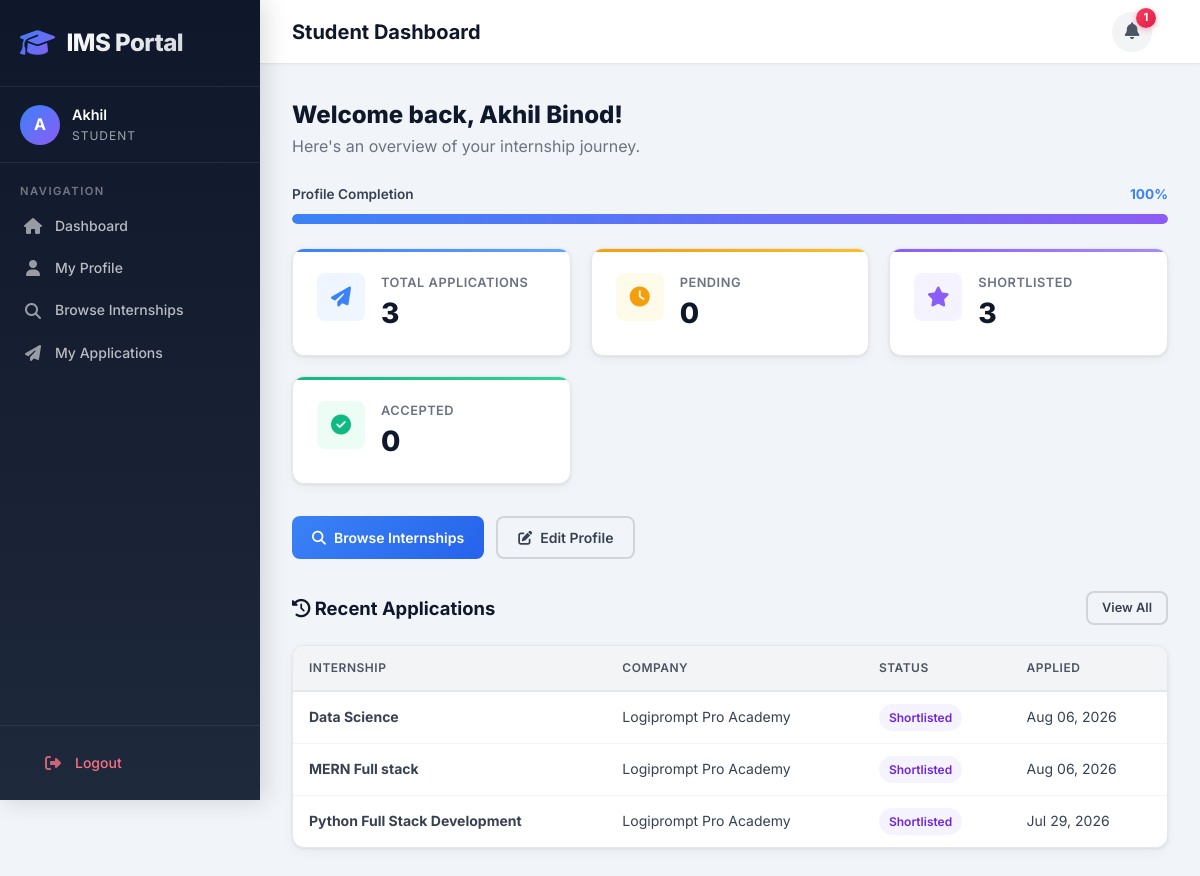
The page /students/ (signed in) on the database its author committed.
### accounts/models.py (models this page shows, shortened)
class User(AbstractUser):
    ROLE_CHOICES = (
        ('admin', 'Admin'),
        ('student', 'Student'),
        ('company', 'Company'),
    )
    email = models.EmailField(unique=True)
    role = models.CharField(max_length=10, choices=ROLE_CHOICES)
    objects = CustomUserManager()
    REQUIRED_FIELDS = ['email']
    @property
    def is_admin(self):
        return self.role == 'admin'
    @property
    def is_student(self):
        return self.role == 'student'

### students/models.py (models this page shows, shortened)
class StudentProfile(models.Model):
    user = models.OneToOneField(settings.AUTH_USER_MODEL, on_delete=models.CASCADE, related_name='student_profile')
    first_name = models.CharField(max_length=100, blank=True)
    last_name = models.CharField(max_length=100, blank=True)
    phone = models.CharField(max_length=20, blank=True)
    university = models.CharField(max_length=200, blank=True)
    degree = models.CharField(max_length=100, blank=True)
    major = models.CharField(max_length=100, blank=True)
    graduation_year = models.IntegerField(null=True, blank=True)
    gpa = models.DecimalField(max_digits=4, decimal_places=2, null=True, blank=True)
    skills = models.TextField(blank=True, help_text='Comma-separated skills')
    bio = models.TextField(blank=True)
    resume = models.FileField(
        upload_to=resume_upload_path,
        blank=True,
        null=True,
        validators=[FileExtensionValidator(allowed_extensions=['pdf', 'doc', 'docx'])]
    )
    profile_picture = models.ImageField(upload_to='profile_pics/students/', blank=True, null=True)
    linkedin_url = models.URLField(blank=True)
    github_url = models.URLField(blank=True)
    created_at = models.DateTimeField(auto_now_add=True)
    updated_at = models.DateTimeField(auto_now=True)
    class Meta:
        ordering = ['-created_at']
    @property
    def full_name(self):
        return f"{self.first_name} {self.last_name}".strip() or self.user.username
    @property
    def profile_completion(self):
        fields = ['first_name', 'last_name', 'phone', 'university', 'degree', 'major', 'graduation_year', 'skills', 'bio', 'resume']
        filled = sum(1 for f in fields if getattr(self, f))
        return int((filled / len(fields)) * 100)

class Application(models.Model):
    STATUS_CHOICES = (
        ('pending', 'Pending'),
        ('reviewed', 'Reviewed'),
        ('shortlisted', 'Shortlisted'),
        ('accepted', 'Accepted'),
        ('rejected', 'Rejected'),
    )
    student = models.ForeignKey(StudentProfile, on_delete=models.CASCADE, related_name='applications')
    internship = models.ForeignKey('companies.Internship', on_delete=models.CASCADE, related_name='applications')
    cover_letter = models.TextField(blank=True)
    status = models.CharField(max_length=20, choices=STATUS_CHOICES, default='pending')
    applied_at = models.DateTimeField(auto_now_add=True)
    updated_at = models.DateTimeField(auto_now=True)
    class Meta:
        unique_together = ('student', 'internship')
        ordering = ['-applied_at']

### companies/models.py (models this page shows, shortened)
class Internship(models.Model):
    TYPE_CHOICES = (
        ('remote', 'Remote'),
        ('onsite', 'On-site'),
        ('hybrid', 'Hybrid'),
    )
    company = models.ForeignKey(CompanyProfile, on_delete=models.CASCADE, related_name='internships')
    title = models.CharField(max_length=200)
    description = models.TextField()
    requirements = models.TextField()
    location = models.CharField(max_length=200)
    internship_type = models.CharField(max_length=10, choices=TYPE_CHOICES)
    duration = models.CharField(max_length=50)
    stipend = models.DecimalField(max_digits=10, decimal_places=2, null=True, blank=True)
    positions_available = models.IntegerField(default=1)
    application_deadline = models.DateField()
    is_approved = models.BooleanField(default=True, help_text='Internships go live immediately when posted')
    is_active = models.BooleanField(default=True)
    created_at = models.DateTimeField(auto_now_add=True)
    updated_at = models.DateTimeField(auto_now=True)
    class Meta:
        ordering = ['-created_at']

class CompanyProfile(models.Model):
    user = models.OneToOneField(settings.AUTH_USER_MODEL, on_delete=models.CASCADE, related_name='company_profile')
    company_name = models.CharField(max_length=200)
    industry = models.CharField(max_length=100, blank=True)
    website = models.URLField(blank=True)
    location = models.CharField(max_length=200, blank=True)
    description = models.TextField(blank=True)
    logo = models.ImageField(upload_to='company_logos/', blank=True, null=True)
    contact_email = models.EmailField(blank=True)
    contact_phone = models.CharField(max_length=20, blank=True)
    is_verified = models.BooleanField(default=False)
    created_at = models.DateTimeField(auto_now_add=True)
    updated_at = models.DateTimeField(auto_now=True)
    class Meta:
        ordering = ['-created_at']

### students/views.py (the view)
# urls.py: path('', views.dashboard, name='index'),
@login_required
@student_required
def dashboard(request):
    profile = request.user.student_profile
    total_applications = profile.applications.count()
    pending_count = profile.applications.filter(status='pending').count()
    shortlisted_count = profile.applications.filter(status='shortlisted').count()
    accepted_count = profile.applications.filter(status='accepted').count()
    rejected_count = profile.applications.filter(status='rejected').count()
    recent_applications = profile.applications.select_related('internship__company').order_by('-applied_at')[:5]
    context = {
        'profile': profile,
        'total_applications': total_applications,
        'pending_count': pending_count,
        'shortlisted_count': shortlisted_count,
        'accepted_count': accepted_count,
        'rejected_count': rejected_count,
        'recent_applications': recent_applications,
    }
    return render(request, 'students/dashboard.html', context)

### students/context_processors.py (called while the page is built)
def unread_notifications_count(request):
    if request.user.is_authenticated and request.user.is_student:
        count = request.user.notifications.filter(is_read=False).count()
        return {'unread_notifications_count': count}
    return {'unread_notifications_count': 0}

### templates/students/dashboard.html (shortened to what this page needs)
{% extends 'base.html' %}
{% block page_title %}Student Dashboard{% endblock %}
{% block content %}
<div style="margin-bottom: 24px;">
    <h2 style="font-size: 1.5rem; font-weight: 800; color: var(--navy);">Welcome back, {{ profile.full_name }}!</h2>
    <p class="text-muted">Here's an overview of your internship journey.</p>
</div>
<div class="progress-bar-container">
    <div class="progress-label">
        <span>Profile Completion</span>
        <span>{{ profile.profile_completion }}%</span>
    </div>
    <div class="progress-track">
        <div class="progress-fill" style="width: {{ profile.profile_completion }}%;" data-width="{{ profile.profile_completion }}%"></div>
    </div>
</div>
<div class="stats-grid">
    <div class="stat-card blue">
        <div class="stat-icon blue"><i class="fas fa-paper-plane"></i></div>
        <div class="stat-info">
            <h4>Total Applications</h4>
            <div class="stat-number">{{ total_applications }}</div>
        </div>
    </div>
    <div class="stat-card amber">
        <div class="stat-icon amber"><i class="fas fa-clock"></i></div>
        <div class="stat-info">
            <h4>Pending</h4>
            <div class="stat-number">{{ pending_count }}</div>
        </div>
    </div>
    <div class="stat-card purple">
        <div class="stat-icon purple"><i class="fas fa-star"></i></div>
        <div class="stat-info">
            <h4>Shortlisted</h4>
            <div class="stat-number">{{ shortlisted_count }}</div>
        </div>
    </div>
    <div class="stat-card emerald">
        <div class="stat-icon emerald"><i class="fas fa-check-circle"></i></div>
        <div class="stat-info">
            <h4>Accepted</h4>
            <div class="stat-number">{{ accepted_count }}</div>
        </div>
    </div>
</div>
<div class="quick-actions">
    <a href="{% url 'students:browse_internships' %}" class="btn btn-primary"><i class="fas fa-search"></i> Browse Internships</a>
    <a href="{% url 'students:edit_profile' %}" class="btn btn-outline"><i class="fas fa-edit"></i> Edit Profile</a>
</div>
<div class="section-header">
    <h2><i class="fas fa-history"></i> Recent Applications</h2>
    <a href="{% url 'students:my_applications' %}" class="btn btn-sm btn-outline">View All</a>
</div>
{% if recent_applications %}
<div class="table-container">
    <table class="table">
        <thead>
            <tr>
                <th>Internship</th>
                <th>Company</th>
                <th>Status</th>
                <th>Applied</th>
            </tr>
        </thead>
        <tbody>
            {% for app in recent_applications %}
            <tr>
                <td><strong>{{ app.internship.title }}</strong></td>
                <td>{{ app.internship.company.company_name }}</td>
                <td><span class="badge badge-{{ app.status }}">{{ app.get_status_display }}</span></td>
                <td>{{ app.applied_at|date:"M d, Y" }}</td>
            </tr>
            {% endfor %}
        </tbody>
    </table>
</div>
{% endif %}
{% endblock %}

### templates/base.html (shortened to what this page needs)
{% load static %}
<!DOCTYPE html>
<html lang="en">
<head>
    <link rel="stylesheet" href="https://cdnjs.cloudflare.com/ajax/libs/font-awesome/6.5.1/css/all.min.css">
    <link rel="stylesheet" href="{% static 'css/style.css' %}">
</head>
<body>
    {% if user.is_authenticated %}
    <div class="app-layout">
        <aside class="sidebar">
            <div class="sidebar-header">
                <div class="sidebar-logo">
                    <i class="fas fa-graduation-cap"></i>
                    <span>IMS Portal</span>
                </div>
            </div>
            <div class="sidebar-user">
                <div class="sidebar-user-info">
                    <div class="sidebar-user-avatar">{{ user.username|make_list|first|upper }}</div>
                    <div class="sidebar-user-details">
                        <div class="sidebar-username">{{ user.username }}</div>
                        <div class="sidebar-role">{{ user.get_role_display }}</div>
                    </div>
                </div>
            </div>
            <nav class="sidebar-nav">
                <div class="sidebar-nav-section">Navigation</div>
                {% if user.is_admin %}
                <a href="{% url 'dashboard:admin_dashboard' %}" class="sidebar-link"><i class="fas fa-chart-pie"></i> Dashboard</a>
                <a href="{% url 'dashboard:manage_students' %}" class="sidebar-link"><i class="fas fa-user-graduate"></i> Students</a>
                <a href="{% url 'dashboard:manage_companies' %}" class="sidebar-link"><i class="fas fa-building"></i> Companies</a>
                <a href="{% url 'dashboard:manage_internships' %}" class="sidebar-link"><i class="fas fa-briefcase"></i> Internships</a>
                <a href="{% url 'dashboard:manage_applications' %}" class="sidebar-link"><i class="fas fa-file-alt"></i> Applications</a>
                <a href="{% url 'dashboard:reports' %}" class="sidebar-link"><i class="fas fa-chart-bar"></i> Reports</a>
                {% elif user.is_student %}
                <a href="{% url 'students:dashboard' %}" class="sidebar-link"><i class="fas fa-home"></i> Dashboard</a>
                <a href="{% url 'students:profile' %}" class="sidebar-link"><i class="fas fa-user"></i> My Profile</a>
                <a href="{% url 'students:browse_internships' %}" class="sidebar-link"><i class="fas fa-search"></i> Browse Internships</a>
                <a href="{% url 'students:my_applications' %}" class="sidebar-link"><i class="fas fa-paper-plane"></i> My Applications</a>
                {% endif %}
            </nav>
            <div class="sidebar-footer">
                <a href="{% url 'accounts:logout' %}" class="sidebar-link logout-link"><i class="fas fa-sign-out-alt"></i> Logout</a>
            </div>
        </aside>
        <div class="main-content">
            <header class="topbar">
                <h1 class="topbar-title">{% block page_title %}Dashboard{% endblock %}</h1>
                <div style="display:flex; align-items:center; gap:16px;">
                    {% if user.is_student %}
                    <a href="{% url 'students:notifications' %}" class="notification-bell" title="Notifications">
                        <i class="fas fa-bell"></i>
                        {% if unread_notifications_count %}
                        <span class="notification-badge">{{ unread_notifications_count }}</span>
                        {% endif %}
                    </a>
                    {% endif %}
                </div>
            </header>
            <main class="content-area">
    {% endif %}
    {% block content %}{% endblock %}
    </main>
    {% if user.is_authenticated %}
        </div>
    </div>
    {% endif %}
</body>
</html>

### rows shown on the page
User: username|make_list "A", username "Akhil", role "STUDENT"
StudentProfile: full_name "Akhil Binod", profile_completion "100"
Application: internship "Data Science", internship.company.company_name "Logiprompt Pro Academy", status "Shortlisted", applied_at "Aug 06, 2026"
Application: internship "MERN Full stack", internship.company.company_name "Logiprompt Pro Academy", status "Shortlisted", applied_at "Aug 06, 2026"
Application: internship "Python Full Stack Development", internship.company.company_name "Logiprompt Pro Academy", status "Shortlisted", applied_at "Jul 29, 2026"

### other values the page prints
{{ unread_notifications_count }} "1"
{{ total_applications }} "3"
{{ pending_count }} "0"
{{ shortlisted_count }} "3"
{{ accepted_count }} "0"
